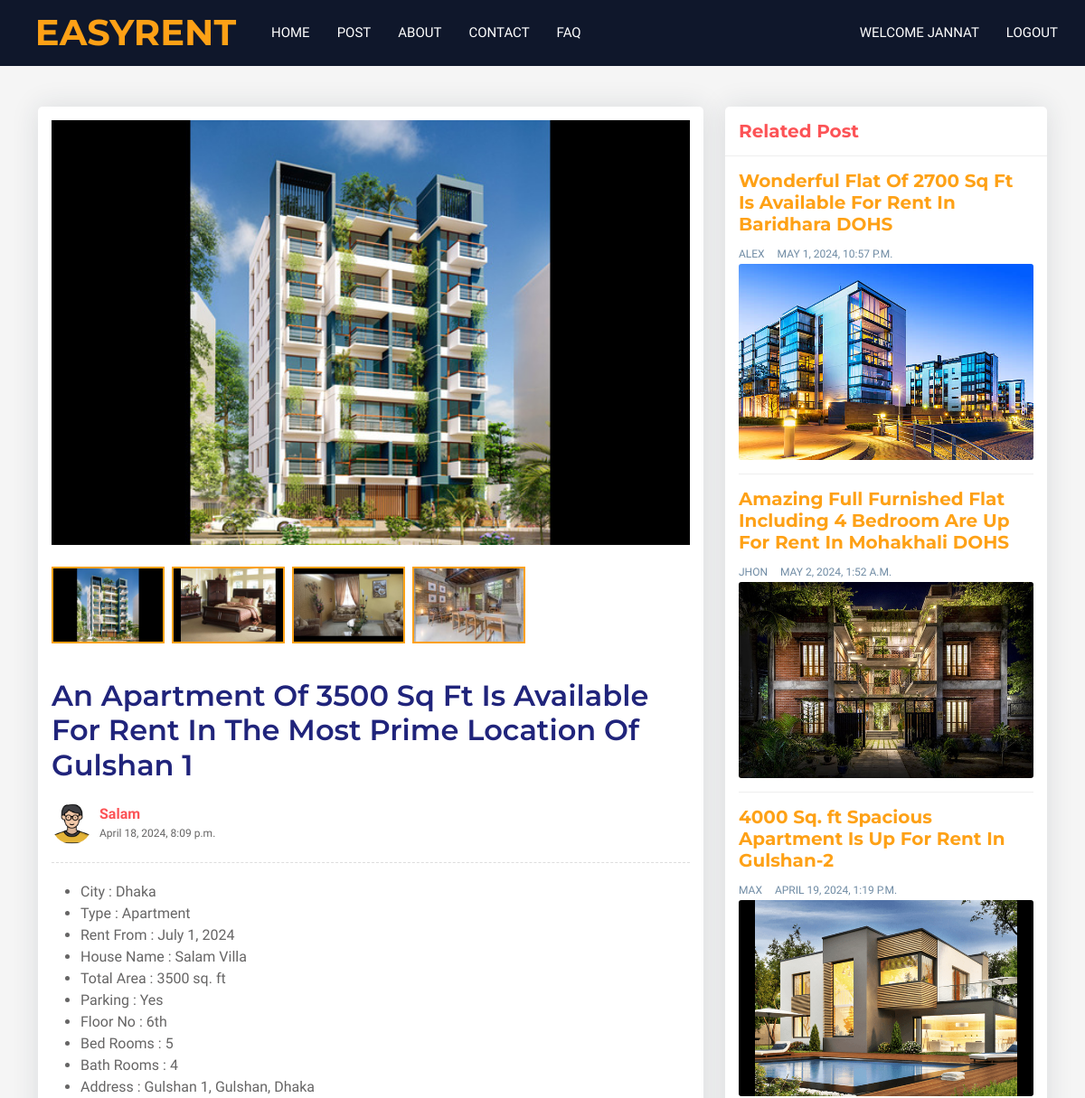
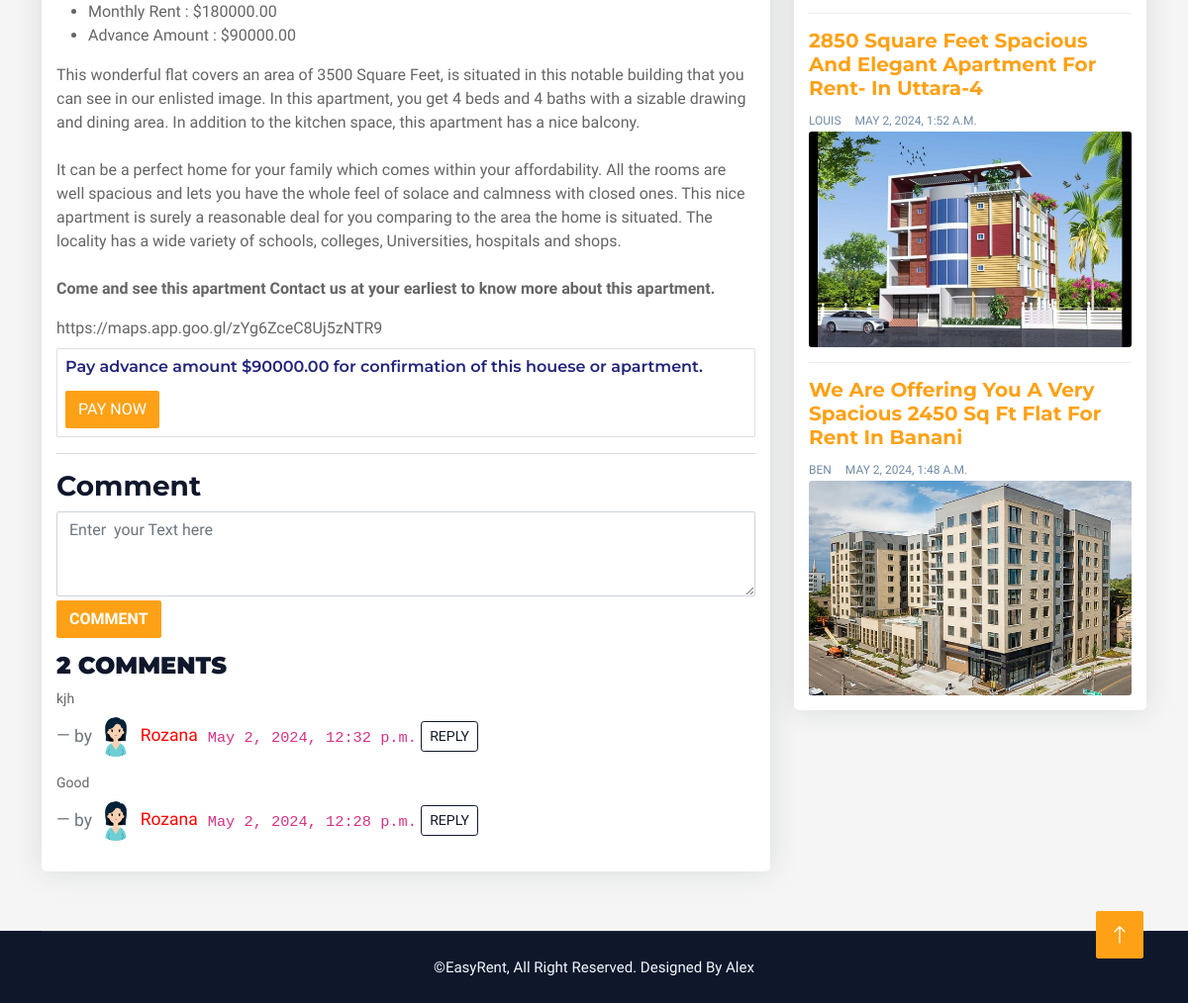
The app's page /details/16 (signed in) with its own data (2 pictures, top to bottom).
### App_Rental/models.py (models this page shows, shortened)
class House(models.Model):
    def next_month_first_day():
        today = timezone.localdate()
        first_day_next_month = today.replace(day=1) + timedelta(days=32 - today.day)
        return first_day_next_month
    owner = models.ForeignKey(User, on_delete=models.CASCADE)
    title = models.CharField(max_length=500, blank=False)
    city = models.ForeignKey(City, on_delete=models.DO_NOTHING)
    address = models.CharField(max_length=500, blank=False)
    rent_from = models.DateField(default=next_month_first_day)
    house_type = models.CharField(max_length=10, choices=HOUSE_TYPE_LIST, default="1")
    house_name = models.CharField(max_length=200, null=True)
    house_area = models.IntegerField(default=800)
    description = RichTextField(null=True)
    is_parking = models.BooleanField(default=True)
    total_bedrooms = models.IntegerField(default=0)
    total_bathrooms = models.IntegerField(default=0)
    floor_no = models.IntegerField(default=0)
    map_link =models.CharField(max_length=10000,blank=True)
    monthly_rent = models.DecimalField(max_digits=10, decimal_places=2, default=Decimal('0.00'))
    advacne_rent = models.DecimalField(max_digits=10, decimal_places=2, default=Decimal('0.00'))
    images = models.ManyToManyField('HouseImage', related_name='houses', blank=True)
    is_active=models.BooleanField(default=False)
    is_reject=models.BooleanField(default=False)
    is_rented=models.BooleanField(default=False)
    created=models.DateTimeField(auto_now=True,auto_now_add=False)
    def __str__(self):
        return self.title

class HouseImage(models.Model):
    image = models.ImageField(upload_to='house_photos/')

class City(models.Model):
    name = models.CharField(max_length=200, blank=False)
    is_active = models.BooleanField(default=True)

class HouseComment(models.Model):
    post = models.ForeignKey(House,on_delete=models.CASCADE)
    user = models.ForeignKey(User,on_delete=models.CASCADE)
    reply = models.ForeignKey('HouseComment',on_delete=models.CASCADE,null=True,related_name="replies")
    content = models.TextField(max_length=160)
    timestamp = models.DateTimeField(auto_now_add=True)

### App_Account/models.py (models this page shows, shortened)
class UserProfile(models.Model):
    user = models.OneToOneField(User, on_delete=models.CASCADE)
    userType = models.CharField(max_length=10, choices=USER_TYPE_LIST, default=2)
    mobile = models.CharField(max_length=15, blank=True)
    nid = models.CharField(max_length=20, blank=True)
    photo = models.ImageField(upload_to='user_photos/', blank=True)
    city = models.CharField(max_length=100)
    present_address = models.TextField()
    permanent_address = models.TextField()

### HouseRental/views.py (the view)
# urls.py: path('details/<int:id>',Details,name="details"),
@login_required(login_url='App_Account:login')
def Details(request,id):
    try:
        singlepost=House.objects.get(id=id)
        relatedpost = House.objects.filter(city=singlepost.city).exclude(id=id)[:5]
        house_type_list = list(HOUSE_TYPE_LIST)
        print(singlepost,relatedpost)
        houseType=""
        for value,label in house_type_list:
            if value == singlepost.house_type:
                houseType=label
        comments = HouseComment.objects.filter(post=singlepost, reply=None).order_by('-id')
        if request.method=="POST":
            comment_form =CommentForm(request.POST or None)
            if comment_form.is_valid():
                content = comment_form.cleaned_data.get('content')
                reply_id = request.POST.get('comment_id')
                comment_qs = None
                if reply_id:
                    comment_qs = HouseComment.objects.get(id=reply_id)
                comment = HouseComment.objects.create(post=singlepost,user=request.user,content=content,reply=comment_qs)
                comment.save()
        else:
            comment_form = CommentForm()
    except House.DoesNotExist:
        return redirect("home")
    contex={
            'rent':singlepost,
            'houseType':houseType,
            'relatedpost':relatedpost,
            'comments': comments,
            'comment_form': comment_form,
        }
    if request.is_ajax():
        html = render_to_string('comment_section.html', contex, request=request)
        return JsonResponse({'form': html})
    return render(request,'details.html',contex)

### templates/details.html (shortened to what this page needs)
{% extends 'base.html'%}
{% load static%}
{% block main %}
<div class="blog-single gray-bg">
    <div class="container">
        <div class="row align-items-start">
            <div class="col-lg-8 m-15px-tb">
                <article class="article">
                    <div class="article-img" id="topImg">
                        <img src="{{rent.images.all.0.image.url}}" class="w-100" title="" alt="">
                    </div>
                    <div class="img-list my-4">
                        <div class="d-flex flex-wrap gap-2" id="image-container">
                            {% for image in rent.images.all %}
                            <div class="sg-img">
                                <img src="{{ image.image.url }}" class="clsImage" alt="image description">
                            </div>
                            {% endfor %}
                        </div>
                    </div>
                    <div class="article-title">
                        <h2>{{rent.title}}</h2>
                        <div class="media d-flex">
                            <div class="avatar">
                                {% if rent.owner.userprofile.photo.url %}
                                <img src="{{ rent.owner.userprofile.photo.url }}" title="" alt="">
                            {% endif %}
                            </div>
                            <div class="media-body">
                                <label>{{rent.owner}}</label>
                                <span>{{rent.created}}</span>
                            </div>
                        </div>
                    </div>
                    <div class="article-content">
                        <ul>
                            <li>City : {{rent.city.name}} </li>
                            <li>Type : {{houseType}} </li>
                            <li>Rent From : {{rent.rent_from}} </li>
                            <li>House Name : {{rent.house_name}} </li>
                            <li>Total Area : {{rent.house_area}} sq. ft </li>
                            <li>Parking : {% if rent.is_parking %} Yes {% else %} No {% endif %}</li>
                            <li>Floor No : {{rent.floor_no}}th </li>
                            <li>Bed Rooms : {{rent.total_bedrooms}} </li>
                            <li>Bath Rooms : {{rent.total_bathrooms}} </li>
                            <li>Address : {{rent.address}} </li>
                            <li>Monthly Rent : ${{rent.monthly_rent}} </li>
                            <li>Advance Amount : ${{rent.advacne_rent}} </li>
                        </ul>
                        <div class="col-lg-12">
                            {{rent.description|safe}}
                        </div>
                        <div class="col-lg-12">
                            {{rent.map_link|safe}}
                        </div>
                        {% if request.user.userprofile.userType == "2" %}
                        <div class="stripe-payment card p-2 my-2">
                            {% if rent.is_rented == False%}
                            <h6>Pay advance amount ${{rent.advacne_rent}} for confirmation of this houese or apartment.
                            </h6>
                            <form action="{% url 'checkout' rent.id %}" method="POST">
                                <button class="btn btn-primary" type="submit">Pay Now</button>
                            </form>
                            {% else %}
                            <h6 class="text-center text-primary">This House or Aparment have been already booked
                            </h6>
                            {% endif %}
                        </div>
                        {% endif %}
                    </div>
                    <hr>
                    <div class="scope-comment-section">
                        {% include 'comment_section.html' %}
                    </div>
                </article>
            </div>
            <div class="col-lg-4 m-15px-tb blog-aside">
                <div class="widget widget-latest-post">
                    <div class="widget-title">
                        <h3>Related Post</h3>
                    </div>
                    <div class="widget-body d-flex flex-column">
                        {% for item in relatedpost%}
                        <div class="latest-post-aside media">
                            <div class="lpa-left media-body">
                                <div class="">
                                    <h5><a href="{% url 'details' item.id %}">{{item.title}}</a></h5>
                                </div>
                                <div class="lpa-meta">
                                    <a class="name" href="#">
                                        {{item.owner}}
                                    </a>
                                    <a class="date" href="#">
                                        {{item.created}}
                                    </a>
                                </div>
                            </div>
                            <div class="lpa-right w-100">
                                <img src="{{item.images.all.0.image.url}}" class="w-100" title="" alt="">
                            </div>
                        </div>
                        {% endfor %}
                    </div>
                </div>
            </div>
        </div>
    </div>
</div>
{% endblock %}

### templates/base.html (shortened to what this page needs)
{% load static%}
<!DOCTYPE html>
<html lang="en">
<head>
    <link href="https://cdnjs.cloudflare.com/ajax/libs/font-awesome/5.10.0/css/all.min.css" rel="stylesheet">
    <link href="https://cdn.jsdelivr.net/npm/bootstrap-icons@1.4.1/font/bootstrap-icons.css" rel="stylesheet">
    <link href="{% static 'css/bootstrap.min.css'%}" rel="stylesheet">
    <link href="{% static 'css/style.css'%}" rel="stylesheet">
    <link href="{% static 'alert/css/alert.css'%}" rel="stylesheet" />
    <link href="{% static 'alert/themes/default/theme.css'%}" rel="stylesheet" />
</head>
<body>
    <div class="container-xxl bg-white p-0">
        <div class="container-fluid bg-dark px-0">
            <div class="row gx-0">
                <div class="col-lg-3 bg-dark d-none d-lg-block">
                    <a href="{% url 'home' %}"
                        class="navbar-brand w-100 h-100 m-0 p-0 d-flex align-items-center justify-content-center">
                        <h1 class="m-0 text-primary text-uppercase">EasyRent</h1>
                    </a>
                </div>
                <div class="col-lg-9">
                    <nav class="navbar navbar-expand-lg bg-dark navbar-dark p-3 p-lg-0">
                        <div class="collapse navbar-collapse justify-content-between" id="navbarCollapse">
                            <div class="navbar-nav mr-auto py-0">
                                <a href="{% url 'home' %}" class="nav-item nav-link">Home</a>
                                <a href="{% url 'post' %}" class="nav-item nav-link">Post</a>
                                <a href="{% url 'about' %}" class="nav-item nav-link">About</a>
                                <a href="{% url 'contact'%}" class="nav-item nav-link">Contact</a>
                                <a href="{% url 'faq' %}" class="nav-item nav-link">Faq</a>
                            </div>
                            <div class="navbar-nav">
                                {% if user.is_authenticated %}
                                <a href="{% url 'App_Account:dashboard'%}" class="nav-item nav-link">welcome
                                    {{request.user}}</a>
                                <a href="{% url 'App_Account:logout'%}" class="nav-item nav-link">Logout</a>
                                {% else %}
                                <a href="{% url 'App_Account:signup'%}" class="nav-item nav-link">Signup</a>
                                <a href="{% url 'App_Account:login'%}" class="nav-item nav-link">Login</a>
                                {% endif %}
                            </div>
                        </div>
                    </nav>
                </div>
            </div>
        </div>
        {% block main%}
        {% endblock%}
        <div class="container-fluid bg-dark text-light footer">
            <div class="container">
                <div class="copyright">
                    <div class="row">
                        <div class="col-md-12 text-center mb-3 mb-md-0">
                            &copy;EasyRent, All Right Reserved.
                            Designed By Alex</a>
                        </div>
                    </div>
                </div>
            </div>
        </div>
        <a href="#" class="btn btn-lg btn-primary btn-lg-square back-to-top"><i class="bi bi-arrow-up"></i></a>
    </div>
</body>
</html>

### templates/comment_section.html (shortened to what this page needs)
<h3>Comment </h3>
<form class="scope-comment-form" action="{% url 'details' rent.id %}" method="post">{% csrf_token %}
    {{ comment_form }}
    <button class="btn btn-primary mt-1" type="submit"><b>COMMENT</b></button>
</form>
<h4 class="p-title mt-20" style="margin-top: 2%;"><b>{{ comments.count }} COMMENTS</b></h4>
<div style="max-height: 1200px;overflow: auto;">
    {% for comment in comments %}
    <div class="blockquote">
        <p class="mb-0" style="font-size: 14px;">{{ comment.content }}</p>
        <footer class="blockquote-footer mt-2">by
            <img src="{{ comment.user.userprofile.photo.url }}" width="25px" height="25px" class="comment-img">
            <span title="Source Title mx-4" style="color: red;margin-right: 10px;">
                {{comment.user|capfirst}}</span><code>{{ comment.timestamp }}</code>
            <button type="submit" class="scope-reply-btn btn btn-outline-dark btn-sm">Reply</button>
        </footer>
    </div>
        {% endfor %}
    </div>

### records on screen
House: images.all.0.image (picture), title "An Apartment Of 3500 Sq Ft Is Available For Rent In The Most Prime Location Of Gulshan 1", owner.userprofile.photo (picture), owner "Salam", created "April 18, 2024, 8:09 p.m.", city.name "Dhaka", rent_from "July 1, 2024", house_name "Salam Villa", house_area "3500", floor_no "6", total_bedrooms "5", total_bathrooms "4", address "Gulshan 1, Gulshan, Dhaka", monthly_rent "180000.00", advacne_rent "90000.00", description "This wonderful flat covers an area of 3500 Square Feet, is situated in this notable building that you can see in our enlisted image. In this apartment, you get 4 beds and 4 baths with a sizable drawing and dining area. In addition to the kitchen space, this apartment has a nice balcony. It can be a perfect home for your family which comes within your affordability. All the rooms are well spacious and lets you have the whole feel of solace and calmness with closed ones. This nice apartment is surely a reasonable deal for you comparing to the area the home is situated. The locality has a wide variety of schools, colleges, Universities, hospitals and shops. Come and see this apartment Contact…", map_link "https://maps.app.goo.gl/zYg6ZceC8Uj5zNTR9"
HouseImage: image (picture)
HouseImage: image (picture)
HouseImage: image (picture)
HouseImage: image (picture)
HouseComment: content "kjh", user.userprofile.photo (picture), user "Rozana", timestamp "May 2, 2024, 12:32 p.m."
HouseComment: content "Good", user.userprofile.photo (picture), user "Rozana", timestamp "May 2, 2024, 12:28 p.m."
House: title "Wonderful Flat Of 2700 Sq Ft Is Available For Rent In Baridhara DOHS", owner "ALEX", created "MAY 1, 2024, 10:57 P.M.", images.all.0.image (picture)
House: title "Amazing Full Furnished Flat Including 4 Bedroom Are Up For Rent In Mohakhali DOHS", owner "JHON", created "MAY 2, 2024, 1:52 A.M.", images.all.0.image (picture)
House: title "4000 Sq. ft Spacious Apartment Is Up For Rent In Gulshan-2", owner "MAX", created "APRIL 19, 2024, 1:19 P.M.", images.all.0.image (picture)
House: title "2850 Square Feet Spacious And Elegant Apartment For Rent- In Uttara-4", owner "LOUIS", created "MAY 2, 2024, 1:52 A.M.", images.all.0.image (picture)
House: title "We Are Offering You A Very Spacious 2450 Sq Ft Flat For Rent In Banani", owner "BEN", created "MAY 2, 2024, 1:48 A.M.", images.all.0.image (picture)

### other values on screen
{{ request.user }} "JANNAT"
{{ houseType }} "Apartment"
{{ comments.count }} "2"
